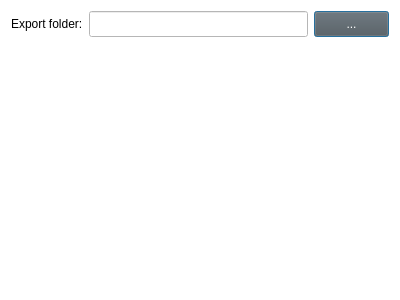
<?xml version="1.0" encoding="UTF-8"?>
<ui version="4.0">
 <class>Dialog</class>
 <widget class="QDialog" name="Dialog">
  <property name="geometry">
   <rect>
    <x>0</x>
    <y>0</y>
    <width>400</width>
    <height>300</height>
   </rect>
  </property>
  <property name="windowTitle">
   <string>Dialog</string>
  </property>
  <property name="styleSheet">
   <string notr="true">background-color: rgb(255, 255, 255);
color: rgb(0, 0, 0);
font: 10pt &quot;Lucida Sans Unicode&quot;;</string>
  </property>
  <layout class="QVBoxLayout" name="verticalLayout">
   <item>
    <layout class="QHBoxLayout" name="horizontalLayout">
     <item>
      <widget class="QLabel" name="exportFolderLabel">
       <property name="sizePolicy">
        <sizepolicy hsizetype="Fixed" vsizetype="Fixed">
         <horstretch>0</horstretch>
         <verstretch>0</verstretch>
        </sizepolicy>
       </property>
       <property name="maximumSize">
        <size>
         <width>86</width>
         <height>20</height>
        </size>
       </property>
       <property name="text">
        <string>Export folder:</string>
       </property>
      </widget>
     </item>
     <item>
      <widget class="QLineEdit" name="folderPathLineEdit">
       <property name="minimumSize">
        <size>
         <width>160</width>
         <height>26</height>
        </size>
       </property>
      </widget>
     </item>
     <item>
      <widget class="QPushButton" name="chooseFolderBtn">
       <property name="sizePolicy">
        <sizepolicy hsizetype="Fixed" vsizetype="Fixed">
         <horstretch>0</horstretch>
         <verstretch>0</verstretch>
        </sizepolicy>
       </property>
       <property name="maximumSize">
        <size>
         <width>75</width>
         <height>28</height>
        </size>
       </property>
       <property name="styleSheet">
        <string notr="true">background-color: rgb(86, 86, 86);
color: rgb(255, 255, 255);</string>
       </property>
       <property name="text">
        <string>...</string>
       </property>
      </widget>
     </item>
    </layout>
   </item>
   <item>
    <spacer name="verticalSpacer">
     <property name="orientation">
      <enum>Qt::Vertical</enum>
     </property>
     <property name="sizeHint" stdset="0">
      <size>
       <width>20</width>
       <height>40</height>
      </size>
     </property>
    </spacer>
   </item>
  </layout>
 </widget>
 <resources/>
 <connections/>
</ui>
